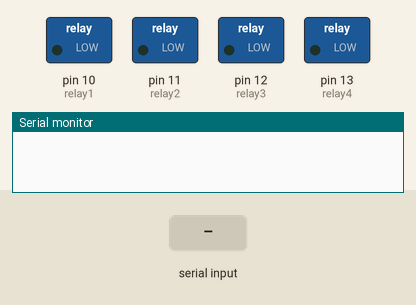
The sketch below on a simulated Arduino Uno, built with avr-gcc and run on an emulated ATmega328P. Shown: switched loads named in the sketch (green lamp = pin HIGH), the last lines printed to the serial monitor. The test bench sets the inputs (shaded band).

Above: at 1.2 s.
1.3 s: "A" received over the second serial link
At 2.5 s:
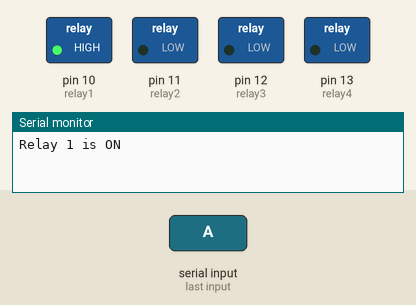
2.8 s: "B" received over the second serial link
At 3.9 s:
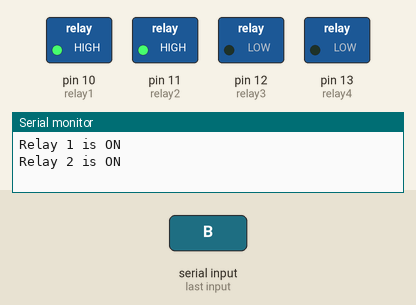
4.3 s: "C" received over the second serial link
At 5.0 s:
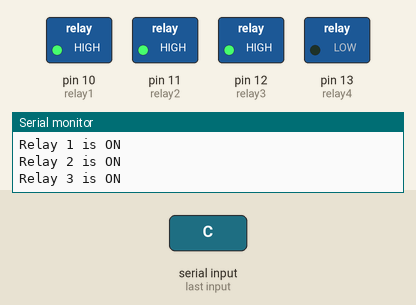
5.8 s: "D" received over the second serial link
At 6.1 s:
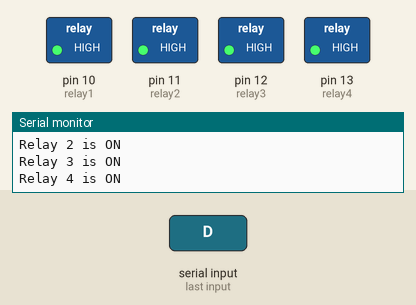
7.3 s: "A" received over the second serial link
At 8.5 s:
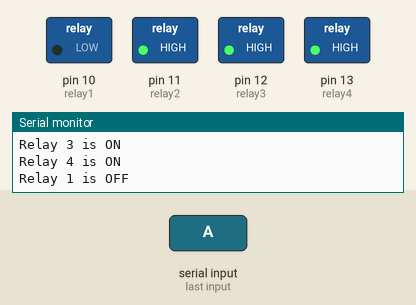
8.8 s: "B" received over the second serial link
At 9.6 s:
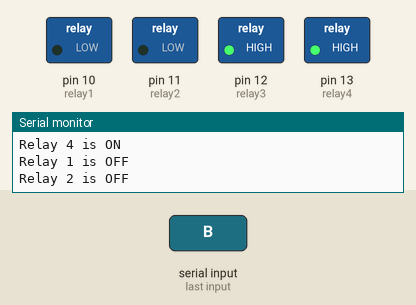
Timing chart, 0 to 11.3 s (numbered marks = the images above; inputs shaded):
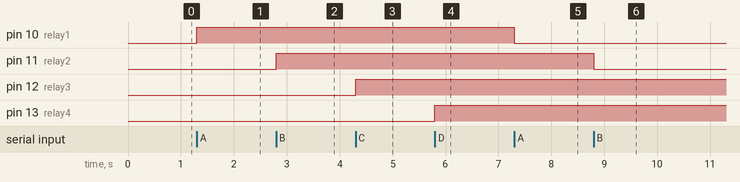

The sketch:

blue-socket.ino
```cpp
#include <SoftwareSerial.h>

#define relay1 10
#define relay2 11
#define relay3 12
#define relay4 13

SoftwareSerial BTserial(0, 1);


void setup() {
  Serial.begin(9600);
  BTserial.begin(9600);

  pinMode(relay1, OUTPUT);
  pinMode(relay2, OUTPUT);
  pinMode(relay3, OUTPUT);
  pinMode(relay4, OUTPUT);

  // OFF state
  digitalWrite(relay1, LOW);
  digitalWrite(relay2, LOW);
  digitalWrite(relay3, LOW);
  digitalWrite(relay4, LOW);
}

void loop() {
  if (BTserial.available() > 0) {
    char command = BTserial.read();

    switch (command) {
      case 'A':
        toggleRelay(relay1);
        break;
      case 'B':
        toggleRelay(relay2);
        break;
      case 'C':
        toggleRelay(relay3);
        break;
      case 'D':
        toggleRelay(relay4);
        break;
      default:
        break;
    }
  }
}

void toggleRelay(int relayPin) {
  if (digitalRead(relayPin) == LOW)
  {
    digitalWrite(relayPin, HIGH);
    Serial.print("Relay ");
    Serial.print(relayPin - 9);
    Serial.println(" is ON");
  }
  else {
    digitalWrite(relayPin, LOW);
    Serial.print("Relay ");
    Serial.print(relayPin - 9);
    Serial.println(" is OFF");
  }
}
```

Measured:
- after the input at 1.3 s, pin 10 (relay1): LOW → HIGH at once
- after the input at 2.8 s, pin 11 (relay2): LOW → HIGH at once
- after the input at 4.3 s, pin 12 (relay3): LOW → HIGH at once
- after the input at 5.8 s, pin 13 (relay4): LOW → HIGH at once
- after the input at 7.3 s, pin 10 (relay1): HIGH → LOW at once
- after the input at 8.8 s, pin 11 (relay2): HIGH → LOW at once
